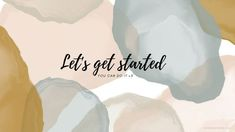
#> input picture images/wallpaper.jpg, 235 x 132 px, found by its file name
$ python 5_crop_img.py
#> lines starting #> are read from the running program, lines starting #| are printed output that depends on the picture
import cv2
# opencv works on numpy library
import numpy as np


# read the image
img = cv2.imread(r"ImageProcessing\images\wallpaper.jpg")
#> img is the input picture: shape (132, 235, 3); mean B, G, R 188.4, 203.6, 212.2
img = cv2.resize(img, (500, 600))
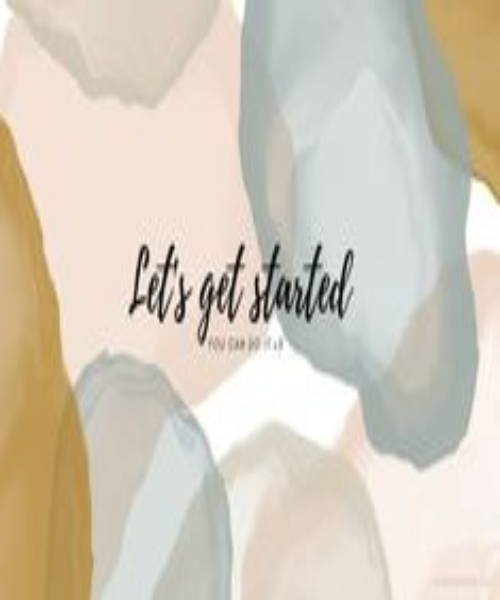
#> img: shape (600, 500, 3); mean B, G, R 188.3, 203.5, 212.1

# cropping from top ['height axis', 'width axis']
img_crop1 = img[0:100, 0:100]
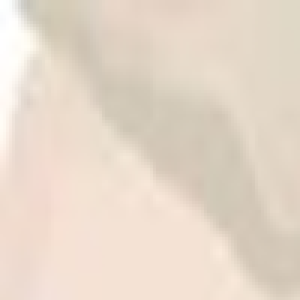
#> img_crop1: shape (100, 100, 3) (shown 3 times larger); mean B, G, R 201.4, 216, 230
cv2.imshow("Original Image", img)
cv2.imshow("Cropping the image from top side", img_crop1)
cv2.waitKey(0)
